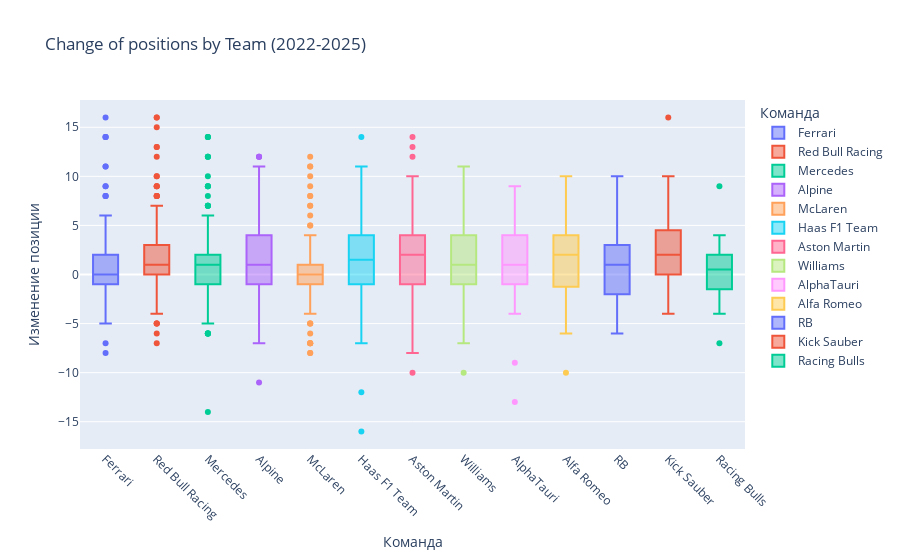

Source (notebook cell):
### Code cell
# Box plot of Position Change by Team
fig4 = px.box(
    df_finished, 
    x='TeamName', 
    y='PosChange',
    color='TeamName',
    title='Change of positions by Team (2022-2025)',
    labels={'PosChange': 'Изменение позиции', 'TeamName': 'Команда'}
)
fig4.update_xaxes(tickangle=45)  # Rotate x-axis labels for better readability
fig4.show()

### Figure 1 — Plotly figure (JSON) as saved in the notebook; plotly's stock layout.template omitted (floating-point values rounded to 4 significant figures; data arrays with more than 128 entries replaced by an {"elided": "..."} marker saying what was removed)
{"data": [{"alignmentgroup": "True", "hovertemplate": "Команда=%{x}<br>Изменение позиции=%{y}<extra></extra>", "legendgroup": "Ferrari", "marker": {"color": "#636efa"}, "name": "Ferrari", "notched": false, "offsetgroup": "Ferrari", "orientation": "v", "showlegend": true, "type": "box", "x": {"elided": "157 str values"}, "x0": " ", "xaxis": "x", "y": {"elided": "157 float values"}, "y0": " ", "yaxis": "y"}, {"alignmentgroup": "True", "hovertemplate": "Команда=%{x}<br>Изменение позиции=%{y}<extra></extra>", "legendgroup": "Red Bull Racing", "marker": {"color": "#EF553B"}, "name": "Red Bull Racing", "notched": false, "offsetgroup": "Red Bull Racing", "orientation": "v", "showlegend": true, "type": "box", "x": {"elided": "160 str values"}, "x0": " ", "xaxis": "x", "y": {"elided": "160 float values"}, "y0": " ", "yaxis": "y"}, {"alignmentgroup": "True", "hovertemplate": "Команда=%{x}<br>Изменение позиции=%{y}<extra></extra>", "legendgroup": "Mercedes", "marker": {"color": "#00cc96"}, "name": "Mercedes", "notched": false, "offsetgroup": "Mercedes", "orientation": "v", "showlegend": true, "type": "box", "x": {"elided": "162 str values"}, "x0": " ", "xaxis": "x", "y": {"elided": "162 float values"}, "y0": " ", "yaxis": "y"}, {"alignmentgroup": "True", "hovertemplate": "Команда=%{x}<br>Изменение позиции=%{y}<extra></extra>", "legendgroup": "Alpine", "marker": {"color": "#ab63fa"}, "name": "Alpine", "notched": false, "offsetgroup": "Alpine", "orientation": "v", "showlegend": true, "type": "box", "x": ["Alpine", "Alpine", "Alpine", "Alpine", "Alpine", "Alpine", "Alpine", "Alpine", "Alpine", "Alpine", "Alpine", "Alpine", "Alpine", "Alpine", "Alpine", "Alpine", "Alpine", "Alpine", "Alpine", "Alpine", "Alpine", "Alpine", "Alpine", "Alpine", "Alpine", "Alpine", "Alpine", "Alpine", "Alpine", "Alpine", "Alpine", "Alpine", "Alpine", "Alpine", "Alpine", "Alpine", "Alpine", "Alpine", "Alpine", "Alpine", "Alpine", "Alpine", "Alpine", "Alpine", "Alpine", "Alpine", "Alpine", "Alpine", "Alpine", "Alpine", "Alpine", "Alpine", "Alpine", "Alpine", "Alpine", "Alpine", "Alpine", "Alpine", "Alpine", "Alpine", "Alpine", "Alpine", "Alpine", "Alpine", "Alpine", "Alpine", "Alpine", "Alpine", "Alpine", "Alpine", "Alpine", "Alpine", "Alpine", "Alpine", "Alpine", "Alpine", "Alpine", "Alpine", "Alpine", "Alpine", "Alpine", "Alpine", "Alpine", "Alpine", "Alpine", "Alpine", "Alpine", "Alpine", "Alpine", "Alpine", "Alpine", "Alpine", "Alpine", "Alpine", "Alpine", "Alpine", "Alpine", "Alpine", "Alpine"], "x0": " ", "xaxis": "x", "y": [2.0, 4.0, -1.0, -1.0, 1.0, 12.0, 0.0, 5.0, 0.0, -2.0, 3.0, 3.0, 1.0, -7.0, 2.0, 1.0, 1.0, 2.0, -2.0, 9.0, 7.0, 3.0, 3.0, 1.0, 0.0, 7.0, -11.0, 12.0, 8.0, 1.0, 11.0, -2.0, 0.0, 3.0, 4.0, -3.0, -1.0, 0.0, 0.0, -2.0, 0.0, -2.0, 3.0, -1.0, 6.0, 1.0, 9.0, 6.0, 2.0, 6.0, 5.0, 2.0, 1.0, -5.0, 1.0, 5.0, 0.0, 8.0, 12.0, -7.0, 0.0, -3.0, 2.0, 2.0, 3.0, 0.0, 6.0, 8.0, -2.0, -2.0, 3.0, -2.0, 0.0, -1.0, 6.0, -6.0, 2.0, 10.0, 6.0, -2.0, -2.0, 5.0, -2.0, 4.0, -3.0, -3.0, 7.0, -3.0, 0.0, 0.0, 3.0, 2.0, 3.0, -4.0, 5.0, -3.0, -1.0, 1.0, -3.0], "y0": " ", "yaxis": "y"}, {"alignmentgroup": "True", "hovertemplate": "Команда=%{x}<br>Изменение позиции=%{y}<extra></extra>", "legendgroup": "McLaren", "marker": {"color": "#FFA15A"}, "name": "McLaren", "notched": false, "offsetgroup": "McLaren", "orientation": "v", "showlegend": true, "type": "box", "x": {"elided": "156 str values"}, "x0": " ", "xaxis": "x", "y": {"elided": "156 float values"}, "y0": " ", "yaxis": "y"}, {"alignmentgroup": "True", "hovertemplate": "Команда=%{x}<br>Изменение позиции=%{y}<extra></extra>", "legendgroup": "Haas F1 Team", "marker": {"color": "#19d3f3"}, "name": "Haas F1 Team", "notched": false, "offsetgroup": "Haas F1 Team", "orientation": "v", "showlegend": true, "type": "box", "x": ["Haas F1 Team", "Haas F1 Team", "Haas F1 Team", "Haas F1 Team", "Haas F1 Team", "Haas F1 Team", "Haas F1 Team", "Haas F1 Team", "Haas F1 Team", "Haas F1 Team", "Haas F1 Team", "Haas F1 Team", "Haas F1 Team", "Haas F1 Team", "Haas F1 Team", "Haas F1 Team", "Haas F1 Team", "Haas F1 Team", "Haas F1 Team", "Haas F1 Team", "Haas F1 Team", "Haas F1 Team", "Haas F1 Team", "Haas F1 Team", "Haas F1 Team", "Haas F1 Team", "Haas F1 Team", "Haas F1 Team", "Haas F1 Team", "Haas F1 Team", "Haas F1 Team", "Haas F1 Team", "Haas F1 Team", "Haas F1 Team", "Haas F1 Team", "Haas F1 Team", "Haas F1 Team", "Haas F1 Team", "Haas F1 Team", "Haas F1 Team", "Haas F1 Team", "Haas F1 Team", "Haas F1 Team", "Haas F1 Team", "Haas F1 Team", "Haas F1 Team", "Haas F1 Team", "Haas F1 Team", "Haas F1 Team", "Haas F1 Team", "Haas F1 Team", "Haas F1 Team", "Haas F1 Team", "Haas F1 Team", "Haas F1 Team", "Haas F1 Team", "Haas F1 Team", "Haas F1 Team", "Haas F1 Team", "Haas F1 Team", "Haas F1 Team", "Haas F1 Team", "Haas F1 Team", "Haas F1 Team", "Haas F1 Team", "Haas F1 Team", "Haas F1 Team", "Haas F1 Team", "Haas F1 Team", "Haas F1 Team", "Haas F1 Team", "Haas F1 Team", "Haas F1 Team", "Haas F1 Team", "Haas F1 Team", "Haas F1 Team", "Haas F1 Team", "Haas F1 Team", "Haas F1 Team", "Haas F1 Team", "Haas F1 Team", "Haas F1 Team", "Haas F1 Team", "Haas F1 Team", "Haas F1 Team", "Haas F1 Team", "Haas F1 Team", "Haas F1 Team", "Haas F1 Team", "Haas F1 Team", "Haas F1 Team", "Haas F1 Team", "Haas F1 Team", "Haas F1 Team", "Haas F1 Team", "Haas F1 Team", "Haas F1 Team", "Haas F1 Team"], "x0": " ", "xaxis": "x", "y": [11.0, 7.0, 2.0, 1.0, 1.0, -1.0, 0.0, -12.0, 11.0, 7.0, 2.0, -5.0, 3.0, 5.0, -3.0, 4.0, -2.0, 4.0, 1.0, -1.0, 3.0, -2.0, 3.0, 3.0, -6.0, -3.0, -2.0, 1.0, 2.0, 2.0, -16.0, -4.0, -4.0, 7.0, -1.0, -5.0, -7.0, 5.0, 1.0, 7.0, -1.0, 1.0, -2.0, -1.0, 6.0, 2.0, 2.0, 3.0, 4.0, 0.0, 5.0, 3.0, -2.0, 3.0, 0.0, 1.0, 3.0, -3.0, 0.0, 3.0, 1.0, 0.0, 1.0, -1.0, 6.0, 6.0, 6.0, 9.0, 0.0, 0.0, 6.0, 10.0, 2.0, 5.0, -3.0, 2.0, 0.0, -3.0, 7.0, 1.0, 1.0, -4.0, 14.0, 8.0, -1.0, 3.0, 6.0, 0.0, -1.0, 2.0, 5.0, 2.0, 2.0, 8.0, 4.0, 4.0, 1.0, -1.0], "y0": " ", "yaxis": "y"}, {"alignmentgroup": "True", "hovertemplate": "Команда=%{x}<br>Изменение позиции=%{y}<extra></extra>", "legendgroup": "Aston Martin", "marker": {"color": "#FF6692"}, "name": "Aston Martin", "notched": false, "offsetgroup": "Aston Martin", "orientation": "v", "showlegend": true, "type": "box", "x": ["Aston Martin", "Aston Martin", "Aston Martin", "Aston Martin", "Aston Martin", "Aston Martin", "Aston Martin", "Aston Martin", "Aston Martin", "Aston Martin", "Aston Martin", "Aston Martin", "Aston Martin", "Aston Martin", "Aston Martin", "Aston Martin", "Aston Martin", "Aston Martin", "Aston Martin", "Aston Martin", "Aston Martin", "Aston Martin", "Aston Martin", "Aston Martin", "Aston Martin", "Aston Martin", "Aston Martin", "Aston Martin", "Aston Martin", "Aston Martin", "Aston Martin", "Aston Martin", "Aston Martin", "Aston Martin", "Aston Martin", "Aston Martin", "Aston Martin", "Aston Martin", "Aston Martin", "Aston Martin", "Aston Martin", "Aston Martin", "Aston Martin", "Aston Martin", "Aston Martin", "Aston Martin", "Aston Martin", "Aston Martin", "Aston Martin", "Aston Martin", "Aston Martin", "Aston Martin", "Aston Martin", "Aston Martin", "Aston Martin", "Aston Martin", "Aston Martin", "Aston Martin", "Aston Martin", "Aston Martin", "Aston Martin", "Aston Martin", "Aston Martin", "Aston Martin", "Aston Martin", "Aston Martin", "Aston Martin", "Aston Martin", "Aston Martin", "Aston Martin", "Aston Martin", "Aston Martin", "Aston Martin", "Aston Martin", "Aston Martin", "Aston Martin", "Aston Martin", "Aston Martin", "Aston Martin", "Aston Martin", "Aston Martin", "Aston Martin", "Aston Martin", "Aston Martin", "Aston Martin", "Aston Martin", "Aston Martin", "Aston Martin", "Aston Martin", "Aston Martin", "Aston Martin", "Aston Martin", "Aston Martin", "Aston Martin", "Aston Martin", "Aston Martin", "Aston Martin", "Aston Martin", "Aston Martin", "Aston Martin", "Aston Martin", "Aston Martin", "Aston Martin", "Aston Martin", "Aston Martin", "Aston Martin", "Aston Martin", "Aston Martin", "Aston Martin", "Aston Martin", "Aston Martin", "Aston Martin", "Aston Martin", "Aston Martin", "Aston Martin", "Aston Martin", "Aston Martin", "Aston Martin", "Aston Martin", "Aston Martin", "Aston Martin"], "x0": " ", "xaxis": "x", "y": [9.0, 9.0, 7.0, 0.0, 5.0, 7.0, 5.0, -10.0, -1.0, 4.0, 3.0, 7.0, 4.0, 9.0, 9.0, 5.0, 1.0, 2.0, -2.0, 0.0, 5.0, 5.0, 5.0, 3.0, 7.0, 2.0, 5.0, -2.0, 6.0, -1.0, 2.0, 2.0, -1.0, 1.0, 2.0, 2.0, 2.0, -1.0, 6.0, 0.0, -1.0, 1.0, 0.0, 7.0, 2.0, -3.0, 2.0, -2.0, -1.0, 4.0, 1.0, 3.0, 0.0, 1.0, 4.0, -8.0, 2.0, -2.0, 5.0, 13.0, 1.0, -2.0, 14.0, 0.0, 0.0, 3.0, -3.0, 2.0, -1.0, 3.0, 2.0, -1.0, -4.0, -4.0, 6.0, -6.0, 4.0, 0.0, 2.0, 1.0, 2.0, -2.0, -4.0, 0.0, 4.0, 0.0, 1.0, -5.0, 5.0, 3.0, 1.0, -1.0, 7.0, 5.0, 1.0, -2.0, 2.0, 2.0, -6.0, -7.0, 1.0, -1.0, 10.0, -2.0, 2.0, 3.0, 0.0, -1.0, 12.0, 2.0, -4.0, -3.0, 3.0, 0.0, 7.0, -3.0, -2.0, -4.0, 1.0, 0.0, 5.0], "y0": " ", "yaxis": "y"}, {"alignmentgroup": "True", "hovertemplate": "Команда=%{x}<br>Изменение позиции=%{y}<extra></extra>", "legendgroup": "Williams", "marker": {"color": "#B6E880"}, "name": "Williams", "notched": false, "offsetgroup": "Williams", "orientation": "v", "showlegend": true, "type": "box", "x": ["Williams", "Williams", "Williams", "Williams", "Williams", "Williams", "Williams", "Williams", "Williams", "Williams", "Williams", "Williams", "Williams", "Williams", "Williams", "Williams", "Williams", "Williams", "Williams", "Williams", "Williams", "Williams", "Williams", "Williams", "Williams", "Williams", "Williams", "Williams", "Williams", "Williams", "Williams", "Williams", "Williams", "Williams", "Williams", "Williams", "Williams", "Williams", "Williams", "Williams", "Williams", "Williams", "Williams", "Williams", "Williams", "Williams", "Williams", "Williams", "Williams", "Williams", "Williams", "Williams", "Williams", "Williams", "Williams", "Williams", "Williams", "Williams", "Williams", "Williams", "Williams", "Williams", "Williams", "Williams", "Williams", "Williams", "Williams", "Williams", "Williams", "Williams", "Williams", "Williams", "Williams", "Williams", "Williams", "Williams", "Williams", "Williams", "Williams", "Williams", "Williams", "Williams", "Williams", "Williams", "Williams", "Williams", "Williams"], "x0": " ", "xaxis": "x", "y": [-2.0, 1.0, 4.0, 10.0, 9.0, 5.0, -1.0, 2.0, -2.0, 0.0, -4.0, 3.0, -1.0, 11.0, -5.0, 0.0, 4.0, 2.0, 5.0, 4.0, 0.0, -2.0, -3.0, 2.0, -1.0, 0.0, 3.0, 1.0, 1.0, -4.0, -1.0, 2.0, 3.0, 4.0, 0.0, 6.0, 6.0, 5.0, -7.0, -10.0, 0.0, 4.0, 1.0, 2.0, 3.0, -4.0, 0.0, 1.0, -2.0, 1.0, 0.0, 6.0, 2.0, 0.0, 5.0, 6.0, 1.0, 3.0, 5.0, 0.0, 1.0, 3.0, -2.0, 2.0, 2.0, -3.0, 2.0, -2.0, 3.0, 5.0, -3.0, -1.0, -1.0, 10.0, -4.0, 7.0, 2.0, -1.0, 6.0, 4.0, 1.0, 2.0, -2.0, 4.0, 3.0, -1.0, 1.0], "y0": " ", "yaxis": "y"}, {"alignmentgroup": "True", "hovertemplate": "Команда=%{x}<br>Изменение позиции=%{y}<extra></extra>", "legendgroup": "AlphaTauri", "marker": {"color": "#FF97FF"}, "name": "AlphaTauri", "notched": false, "offsetgroup": "AlphaTauri", "orientation": "v", "showlegend": true, "type": "box", "x": ["AlphaTauri", "AlphaTauri", "AlphaTauri", "AlphaTauri", "AlphaTauri", "AlphaTauri", "AlphaTauri", "AlphaTauri", "AlphaTauri", "AlphaTauri", "AlphaTauri", "AlphaTauri", "AlphaTauri", "AlphaTauri", "AlphaTauri", "AlphaTauri", "AlphaTauri", "AlphaTauri", "AlphaTauri", "AlphaTauri", "AlphaTauri", "AlphaTauri", "AlphaTauri", "AlphaTauri", "AlphaTauri", "AlphaTauri", "AlphaTauri", "AlphaTauri", "AlphaTauri", "AlphaTauri", "AlphaTauri", "AlphaTauri", "AlphaTauri", "AlphaTauri", "AlphaTauri", "AlphaTauri", "AlphaTauri", "AlphaTauri", "AlphaTauri", "AlphaTauri", "AlphaTauri", "AlphaTauri", "AlphaTauri", "AlphaTauri", "AlphaTauri", "AlphaTauri"], "x0": " ", "xaxis": "x", "y": [-1.0, 8.0, 1.0, 2.0, 5.0, -3.0, 6.0, 1.0, 1.0, -1.0, 2.0, -9.0, -13.0, 0.0, -3.0, -3.0, 0.0, -1.0, 9.0, -3.0, -4.0, 0.0, 3.0, 5.0, 4.0, 2.0, -2.0, 6.0, -3.0, 3.0, 5.0, 0.0, 1.0, 1.0, 3.0, 6.0, 2.0, 1.0, 1.0, 3.0, -3.0, 6.0, 7.0, 0.0, -2.0, 4.0], "y0": " ", "yaxis": "y"}, {"alignmentgroup": "True", "hovertemplate": "Команда=%{x}<br>Изменение позиции=%{y}<extra></extra>", "legendgroup": "Alfa Romeo", "marker": {"color": "#FECB52"}, "name": "Alfa Romeo", "notched": false, "offsetgroup": "Alfa Romeo", "orientation": "v", "showlegend": true, "type": "box", "x": ["Alfa Romeo", "Alfa Romeo", "Alfa Romeo", "Alfa Romeo", "Alfa Romeo", "Alfa Romeo", "Alfa Romeo", "Alfa Romeo", "Alfa Romeo", "Alfa Romeo", "Alfa Romeo", "Alfa Romeo", "Alfa Romeo", "Alfa Romeo", "Alfa Romeo", "Alfa Romeo", "Alfa Romeo", "Alfa Romeo", "Alfa Romeo", "Alfa Romeo", "Alfa Romeo", "Alfa Romeo", "Alfa Romeo", "Alfa Romeo", "Alfa Romeo", "Alfa Romeo", "Alfa Romeo", "Alfa Romeo", "Alfa Romeo", "Alfa Romeo", "Alfa Romeo", "Alfa Romeo", "Alfa Romeo", "Alfa Romeo", "Alfa Romeo", "Alfa Romeo", "Alfa Romeo", "Alfa Romeo", "Alfa Romeo", "Alfa Romeo", "Alfa Romeo", "Alfa Romeo", "Alfa Romeo", "Alfa Romeo", "Alfa Romeo"], "x0": " ", "xaxis": "x", "y": [0.0, 5.0, 1.0, 4.0, 3.0, 2.0, -2.0, 1.0, 3.0, 4.0, 2.0, -3.0, 4.0, -2.0, -1.0, 4.0, -3.0, -2.0, 6.0, 5.0, 1.0, 4.0, -2.0, 8.0, 8.0, -3.0, -2.0, 4.0, 4.0, 8.0, 2.0, 1.0, 4.0, 4.0, 4.0, 2.0, 7.0, 1.0, 10.0, 1.0, -4.0, -6.0, 2.0, -10.0, 2.0], "y0": " ", "yaxis": "y"}, {"alignmentgroup": "True", "hovertemplate": "Команда=%{x}<br>Изменение позиции=%{y}<extra></extra>", "legendgroup": "RB", "marker": {"color": "#636efa"}, "name": "RB", "notched": false, "offsetgroup": "RB", "orientation": "v", "showlegend": true, "type": "box", "x": ["RB", "RB", "RB", "RB", "RB", "RB", "RB", "RB", "RB", "RB", "RB", "RB", "RB", "RB", "RB", "RB", "RB", "RB", "RB"], "x0": " ", "xaxis": "x", "y": [1.0, 3.0, 5.0, -3.0, -6.0, 2.0, 3.0, 1.0, 3.0, 4.0, -1.0, 1.0, 10.0, -4.0, -4.0, -2.0, -2.0, 1.0, 3.0], "y0": " ", "yaxis": "y"}, {"alignmentgroup": "True", "hovertemplate": "Команда=%{x}<br>Изменение позиции=%{y}<extra></extra>", "legendgroup": "Kick Sauber", "marker": {"color": "#EF553B"}, "name": "Kick Sauber", "notched": false, "offsetgroup": "Kick Sauber", "orientation": "v", "showlegend": true, "type": "box", "x": ["Kick Sauber", "Kick Sauber", "Kick Sauber", "Kick Sauber", "Kick Sauber", "Kick Sauber", "Kick Sauber", "Kick Sauber", "Kick Sauber", "Kick Sauber", "Kick Sauber", "Kick Sauber", "Kick Sauber", "Kick Sauber", "Kick Sauber", "Kick Sauber", "Kick Sauber", "Kick Sauber", "Kick Sauber", "Kick Sauber", "Kick Sauber", "Kick Sauber", "Kick Sauber", "Kick Sauber", "Kick Sauber", "Kick Sauber", "Kick Sauber", "Kick Sauber", "Kick Sauber", "Kick Sauber", "Kick Sauber", "Kick Sauber", "Kick Sauber", "Kick Sauber", "Kick Sauber", "Kick Sauber"], "x0": " ", "xaxis": "x", "y": [2.0, 5.0, 0.0, 6.0, -1.0, 3.0, -2.0, 4.0, 0.0, 4.0, 2.0, 10.0, 0.0, -2.0, 0.0, 5.0, -4.0, 10.0, 0.0, 3.0, 16.0, 1.0, 2.0, 1.0, 3.0, -2.0, -1.0, 2.0, 1.0, 3.0, 6.0, 1.0, 4.0, 6.0, 9.0, -4.0], "y0": " ", "yaxis": "y"}, {"alignmentgroup": "True", "hovertemplate": "Команда=%{x}<br>Изменение позиции=%{y}<extra></extra>", "legendgroup": "Racing Bulls", "marker": {"color": "#00cc96"}, "name": "Racing Bulls", "notched": false, "offsetgroup": "Racing Bulls", "orientation": "v", "showlegend": true, "type": "box", "x": ["Racing Bulls", "Racing Bulls", "Racing Bulls", "Racing Bulls", "Racing Bulls", "Racing Bulls", "Racing Bulls", "Racing Bulls", "Racing Bulls", "Racing Bulls", "Racing Bulls", "Racing Bulls", "Racing Bulls", "Racing Bulls", "Racing Bulls", "Racing Bulls", "Racing Bulls", "Racing Bulls", "Racing Bulls", "Racing Bulls", "Racing Bulls", "Racing Bulls", "Racing Bulls", "Racing Bulls", "Racing Bulls", "Racing Bulls", "Racing Bulls", "Racing Bulls"], "x0": " ", "xaxis": "x", "y": [-7.0, -4.0, -1.0, -4.0, -1.0, 1.0, 4.0, 0.0, 0.0, 0.0, 1.0, 2.0, 2.0, 0.0, 1.0, 1.0, 1.0, -4.0, 9.0, 4.0, -2.0, -2.0, 1.0, 4.0, 0.0, -3.0, 2.0, 3.0], "y0": " ", "yaxis": "y"}], "layout": {"boxmode": "overlay", "legend": {"title": {"text": "Команда"}, "tracegroupgap": 0}, "title": {"text": "Change of positions by Team (2022-2025)"}, "xaxis": {"anchor": "y", "categoryarray": ["Ferrari", "Red Bull Racing", "Mercedes", "Alpine", "McLaren", "Haas F1 Team", "Aston Martin", "Williams", "AlphaTauri", "Alfa Romeo", "RB", "Kick Sauber", "Racing Bulls"], "categoryorder": "array", "domain": [0, 1], "tickangle": 45, "title": {"text": "Команда"}}, "yaxis": {"anchor": "x", "domain": [0, 1], "title": {"text": "Изменение позиции"}}}}
